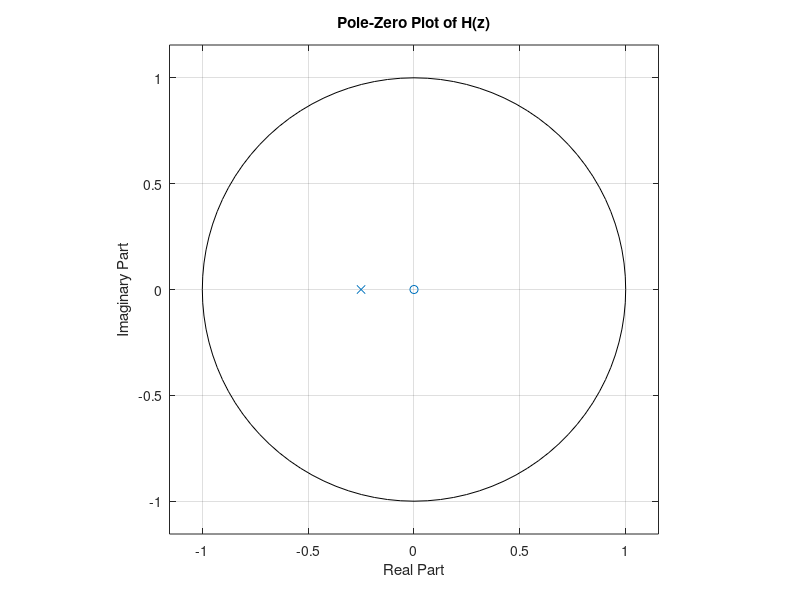
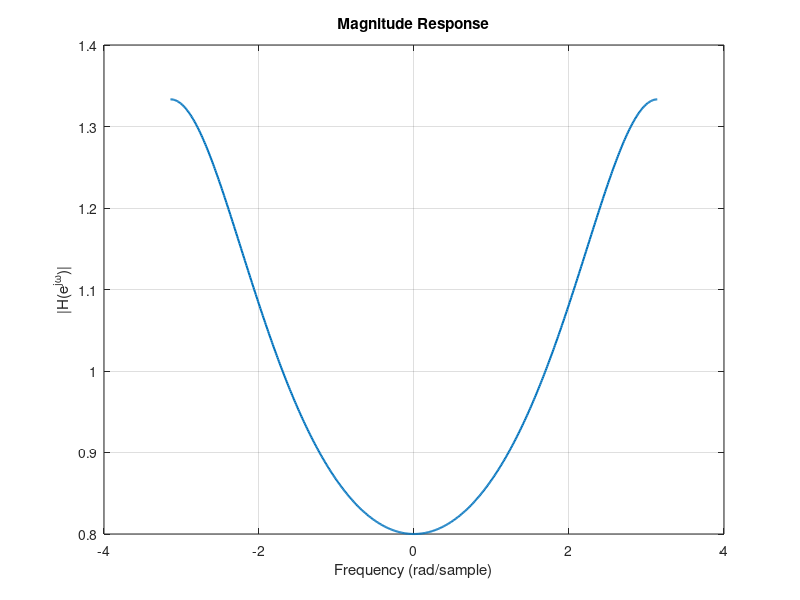
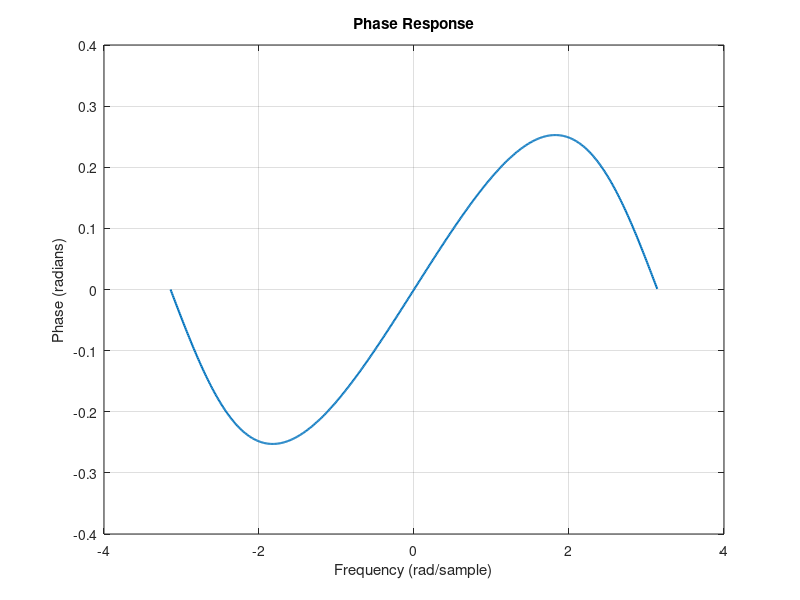

Reproduce these figures in MATLAB, in order.
% Practical 07 - Pole-Zero Plot and Frequency Response
clc;
clear all;
close all;
num = [1];
den = [1 0.25];

% Pole-zero plot
figure;
zplane(num,den);
grid on;
title('Pole-Zero Plot of H(z)');
xlabel('Real Part');
ylabel('Imaginary Part');

% Frequency response
w = -pi:0.01:pi;
H = freqz(num,den,w);

% Magnitude response
figure;
plot(w,abs(H),'LineWidth',1.5);
grid on;
title('Magnitude Response');
xlabel('Frequency (rad/sample)');
ylabel('|H(e^{j\omega})|');

% Phase response
figure;
plot(w,angle(H),'LineWidth',1.5);
grid on;
title('Phase Response');
xlabel('Frequency (rad/sample)');
ylabel('Phase (radians)');
